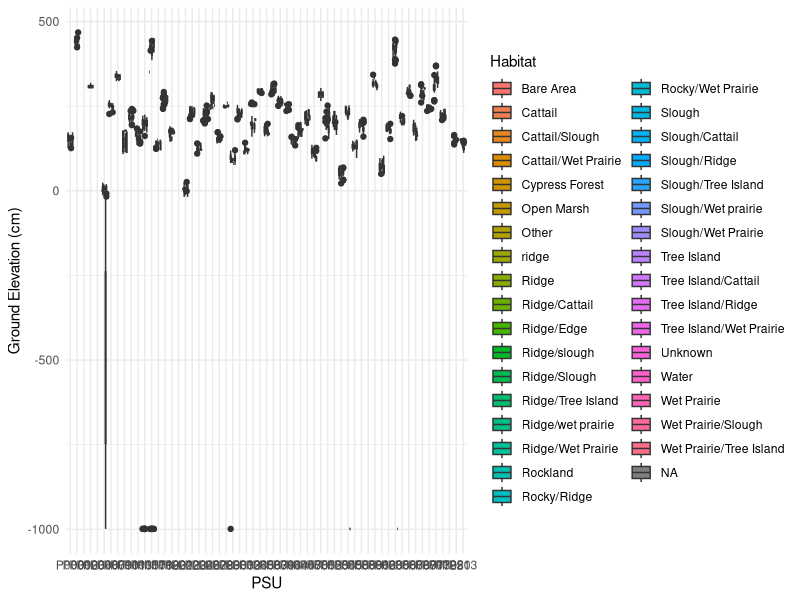

This figure's R source:
# File name: end_data_summary.R
# Author: Dan Gann
# email: gannd@fiu.edu

# Required: Environmental data (xxxx.csv)
#-------------------------------------------------------------------------------
library(tidyr)
library(dplyr)
library(ggplot2)
#-------------------------------------------------------------------------------

# DATA ISSUES ENCOUNTERED -- Inconsistency of habitat names; -999 for NA; non-random PSUs removed -- 513 and 220?

#-------------------------------------------------------------------------------

# load ENV data (Jay Sah raw data table converted to .csv modified column names)
env <- read.csv('./data/processed/envData.csv')
head(env)
nrow(env)

# generate PSU and PLOT_ID
env <- separate(env, PLOT_ID, into = c('PSU','PLOT'),sep = c(4))

# ------------------------------------------------------------------------------
# plot ELE and save to jpeg
psu.ELE.HAB <- ggplot(env, aes(x=PSU,y=GR_ELEV,fill=HABITAT)) +
  geom_boxplot() +
  # geom_text(aes(label=Freq),color="black",size=3) +
  # scale_fill_gradient(low='white',high='slateblue') +
  # scale_x_discrete(labels=c("Cycle 1","Cycle 2","Cycle 3")) +
  labs(x='PSU', y='Ground Elevation (cm)',fill = "Habitat") +
  theme_minimal()

ggsave("./figures/psus_ELE_byHabitat.jpg", plot = psu.ELE.HAB, width = 10, height = 5, dpi = 400, device = "jpeg")
#-------------------------------------------------------------------------------
